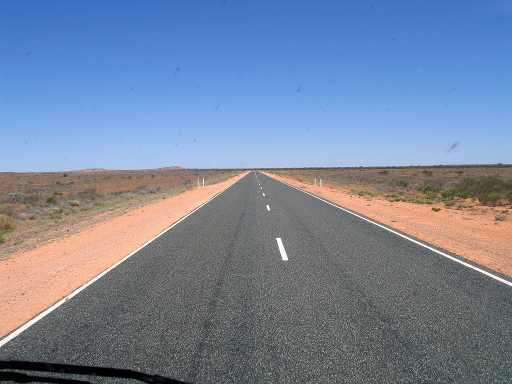
#> input picture hw2/data/img02.jpg, 512 x 384 px; its folder holds only this picture in this run
$ python '201916594-김찬하-HW2.py'
#> lines starting #> are read from the running program, lines starting #| are printed output that depends on the picture; after the words box and inside, x2 and y2 are one past the last pixel; in counts of white or black regions, pixels touching at a corner belong together
import math
import glob
import os
import numpy as np
from PIL import Image
from matplotlib import pyplot as plt

# parameters
datadir = './data'
resultdir='./results'

# edgedetection
Gaussian_size= (5,5)
sigmalist=[1.0,3.0,2.0,2.0]
highThresholdlist=[0.2,0.29,0.32,0.24] #max에서 몇퍼센트
lowThresholdlist=[0.01,0.5,0.1,0.1] #highThreshold에서 몇퍼센트

#houghline
rhoReslist=[10,20,3,5]
thetaReslist=[20,14,22.5,22.5]
intervallist=[5,10,2,8]
nLines=20


def replic_pad(Igs,size):
    H,W = Igs.shape
    h,w = size
    h2,w2 = h//2, w//2
    padded = np.zeros((H+2*h2,W+2*w2))
    padded[h2:H+h2,w2:W+w2] = Igs[:,:].copy()

    for i in range(0,h2):
        padded[i,:] = padded[h2,:]
        padded[H+2*h2-1-i,:] = padded[H+h2-1,:]

    for j in range(0,w2):
        padded[:,j] = padded[:,w2].copy()
        padded[:,W+2*w2-1-j] = padded[:,W+w2-1]
    return padded


def ConvFilter(Igs, G):
    for s in G.shape:
        if s % 2 == 0:
            raise Exception("Kernel size must be odd")

    h, w = G.shape
    h2, w2 = h//2, w//2
    padded = replic_pad(Igs.copy(), G.shape)
    H, W = padded.shape

    #flip kernel
    for i in range(h2):
        G[i,:], G[2*h2-i,:] = G[2*h2-i,:].copy(), G[i,:].copy()
    for j in range(w2):
        G[:,j], G[:,2*w2-j] = G[:,2*w2-j].copy(), G[:,j].copy()

    #convolve
    Iconv = np.zeros(Igs.shape)
    for i in range(h2,H-h2):
        for j in range(w2,W-w2):
            sum = 0
            for k in range(h):
                for l in range(w):
                    sum += padded[i-h2+k,j-w2+l]*G[k,l]
            Iconv[i-h2,j-w2] = sum

    return Iconv

def GaussianFilter(Igs,sigma,size):

    h,w = size
    h2,w2 = h//2, w//2

    col = np.zeros((h,1))
    row = np.zeros((1,w))
    colsum, rowsum = 0, 0
    col1 = math.exp(-math.pow(-h2,2)/(2*math.pow(sigma,2)))/(math.sqrt(2*math.pi)*sigma)
    row1 = math.exp(-math.pow(-w2,2)/(2*math.pow(sigma,2)))/(math.sqrt(2*math.pi)*sigma)

    for i in range(h):
        col[i,:] = math.exp(-math.pow(i-h2,2)/(2*math.pow(sigma,2)))/(math.sqrt(2*math.pi)*sigma)
        col[i,:] = np.round(col[i,:]/col1)
        colsum += col[i,:]
    for j in range(w):
        row[:,j] = math.exp(-math.pow(j-w2,2)/(2*math.pow(sigma,2)))/(math.sqrt(2*math.pi)*sigma)
        row[:,j] = np.round(row[:,j]/row1)
        rowsum += row[:,j]

    gaussian = np.zeros(Igs.shape)
    gaussian = ConvFilter(ConvFilter(Igs.copy(),col),row)

    return gaussian/(rowsum*colsum)

def NMS(Im,Io):

    H,W = Im.shape
    nms = Im.copy()

    for i in range(0,H):
        for j in range(0,W):
            if (i !=0 and j !=0 and i != H-1 and j != W-1):
                if (Io[i,j] < 0 ):
                    Io[i,j] += 180
                if (0 <= Io[i,j] < 22.5 or 157.5 <= Io[i,j] <= 180):
                    if(nms[i ,j] < nms[i,j+1] or nms[i,j] < nms[i,j-1]):
                        nms[i,j] = 0
                elif (22.5 <= Io[i,j] < 67.5):
                    if(nms[i,j] < nms[i-1,j+1] or nms[i,j] < nms[i+1,j-1]):
                        nms[i,j] = 0
                elif (67.5 <= Io[i,j] < 112.5):
                    if(nms[i,j] < nms[i-1,j] or nms[i,j] < nms[i+1,j]):
                        nms[i,j] = 0
                elif (112.5 <= Io[i,j] < 157.5):
                    if(nms[i,j] < nms[i-1,j-1] or nms[i,j] < nms[i+1,j+1]):
                        nms[i,j] = 0
            else:
                nms[i,j] = 0

    return nms


def doubleTH(Im, highThreshold, lowThreshold):

    H,W = Im.shape
    highTH = Im.max()*highThreshold
    lowTH = highTH*lowThreshold
    TH = np.zeros(Im.shape)
    strong_edge = 1
    weak_edge = 0.5
    str_num = 0
    weak_num = 0

    #double Threshold
    for i in range(H):
        for j in range(W):
            if (Im[i,j] >= highTH):
                TH[i,j] = strong_edge
                str_num += 1
            elif (Im[i,j] < highTH and Im[i,j] >= lowTH):
                TH[i,j] = weak_edge
                weak_num += 1
    print("총", H*W,"strong",str_num,"weak",weak_num)

    str_num2 = 0
    #Hysteresis based
    hys = TH.copy()
    for i in range(0,H):
        for j in range(0,W):
            if (i!=0 and i!=H-1 and j!=0 and j!=W-1):
                if (TH[i,j] == weak_edge):
                    if ((TH[i,j-1] == strong_edge) or
                        (TH[i-1,j-1] == strong_edge) or
                        (TH[i-1,j] == strong_edge) or
                        (TH[i-1,j+1] == strong_edge) or
                        (TH[i,j+1] == strong_edge) or
                        (TH[i+1,j+1] == strong_edge) or
                        (TH[i+1,j] == strong_edge) or
                        (TH[i+1,j-1] == strong_edge)):
                        hys[i,j] = strong_edge
                        str_num2 += 1
                    else:
                        hys[i,j] = 0
            else:
                hys[i,j] = 0
    print(weak_num,"중",str_num2,"개 strong에 추가")

    return hys


def EdgeDetection(Igs, sigma, highThreshold, lowThreshold):

    sblx = np.array([[1,0,-1],[2,0,-2],[1,0,-1]],np.float32)
    sbly = np.array([[-1,-2,-1],[0,0,0],[1,2,1]],np.float32)

    smoothed = GaussianFilter(Igs.copy(),sigma,Gaussian_size)

    Ix = ConvFilter(smoothed,sblx)
    Iy = ConvFilter(smoothed,sbly)

    Io = np.zeros(smoothed.shape)
    Io = np.arctan2(Iy,Ix)*180/math.pi

    Im = np.zeros(smoothed.shape)
    for i in range(smoothed.shape[0]):
        for j in range(smoothed.shape[1]):
            Im[i,j] = math.sqrt(math.pow(Ix[i,j],2)+math.pow(Iy[i,j],2))
    Im = Im/Im.max()

    Im = NMS(Im,Io)
    Im = doubleTH(Im,highThreshold,lowThreshold)

    return Im, Io, Ix, Iy

def HoughTransform(Im, rhoRes, thetaRes):

    H,W = Im.shape
    rho_max = math.ceil(math.sqrt(H*H + W*W))
    theta_max = 360
    rho = np.arange(0,rho_max,rhoRes)
    theta = np.arange(0,theta_max, thetaRes)

    cos_ = np.cos(theta*math.pi/180)
    sin_ = np.sin(theta*math.pi/180)
    rho_len = len(rho)
    theta_len = len(theta)

    acc = np.zeros((rho_len,theta_len))
    for i in range(H):
        for j in range(W):
            if (Im[i,j] != 0):
                for theta_index in range(theta_len):
                    rho_ = round(j*cos_[theta_index]+i*sin_[theta_index]) #실제 rho 값
                    if (0<= rho_ <=rho_max):
                        acc[rho_//rhoRes,theta_index] += 1

    return acc

def HoughLines(H,rhoRes,thetaRes,nLines):

    rth = 1
    tth = 1
    h,w = H.shape
    nonzero = np.transpose(np.nonzero(H))
    theta_max = 360
    theta = np.arange(0,theta_max,thetaRes) #실제 theta

    for nz in nonzero:
        U = nz[0]-rth
        D = nz[0]+rth+1
        L = nz[1]-tth
        R = nz[1]+tth+1
        c = np.arange(L,R,1)
        if (U < 0):
            U = 0
        if (D > h):
            D = h
        if (R > w):
            c = list(range(L,w,1))+list(range(0,R-w,1))
        H[nz[0],nz[1]] -= 1
        if (np.any(H[U:D,c]>H[nz[0],nz[1]])):
            H[nz[0],nz[1]] = 0
        else:
            H[nz[0],nz[1]] += 1

    IRho, ITheta = np.unravel_index(np.argsort(-1*H,axis=None)[:nLines],H.shape) #rho, theta index 값들 array

    for i in range(len(IRho)):
        print(i+1,"번째로 큰 vote 수:", H[IRho[i],ITheta[i]],"(",IRho[i]*rhoRes,theta[ITheta[i]],")")
    return IRho,ITheta

def HoughLineSegments(IRho: list, ITheta: list, Im, thetaRes, rhoRes, interval):
    l = []
    theta_max = 360
    interval = interval

    theta = np.arange(0,theta_max,thetaRes)
    nonzero = np.transpose(np.nonzero(Im))
    cos_ = np.cos(theta*math.pi/180)
    sin_ = np.sin(theta*math.pi/180)

    for line_num in range(len(IRho)):

        theta_ = ITheta[line_num] #theta index 값
        rho_ = IRho[line_num] #rho index 값
        point_list = [] #일단 edge 위의 모든 점을 point_list에 저장
        segment = []
        temp = []

        #기여한 x,y 좌표 찾기
        for point in nonzero:
                    if(rho_ == round(point[1]*cos_[theta_]+point[0]*sin_[theta_])//rhoRes):
                        point_list.append(point)
        point_list = sorted(point_list, key=lambda point_list: point_list[1]) #x값 기준으로 sort

        #segment 나누기
        for i in range(len(point_list)):
            if (i>0):
                if(abs(point_list[i][1] - point_list[i-1][1]) > interval or abs(point_list[i][0]-point_list[i-1][0]) > interval):
                    segment.append(temp)
                    temp = []
            temp.append(point_list[i])
        segment.append(temp)
        #print("segment 개수", len(segment))

        #가장 긴 segment 찾기
        maxlist = [] #max(segment,key=len)
        max_len = 0 #최소 길이
        for line in segment:
            if (len(line) < 2): continue
            line_length = math.sqrt(math.pow(line[0][0]-line[-1][0],2)+math.pow(line[0][1]-line[-1][1],2))
            if (line_length >= max_len):
                max_len = line_length
                maxlist = line

        if(len(maxlist)!=0):
            d = {'start':maxlist[0],'end':maxlist[-1]}
            l.append(d)
            #print("직선",line_num+1,":",maxlist[0],maxlist[-1])

    return l

def drawhoughline(Igs,lRho,lTheta, thetaRes, rhoRes):
    for i in range(len(lRho)):
        theta_ = lTheta[i]*thetaRes*math.pi/180
        rho_ = lRho[i]*rhoRes
        line = []
        if (theta_ > 0):
            for x in range(1,Igs.shape[1]):
                y = -x/np.tan(theta_) + rho_/np.sin(theta_)
                if y >=0 and y < Igs.shape[0]:
                    line.append((x,y))
        elif (theta_ == 0):
            for y in range(1,Igs.shape[0]):
                x = rho_
                if x >= 0 and x < Igs.shape[1]:
                    line.append((x,y))
        if len(line) > 0:
            #print([line[0][0],line[-1][0]],[line[0][-1],line[-1][-1]])
            plt.plot([line[0][0],line[-1][0]],[line[0][-1],line[-1][-1]])
        elif len(line) == 0:
            print(i+1, "번째 IRho의 element에서는 line list가 비어잇음")
    return

def drawsegments(I):
    for i in range(len(I)):
        plt.plot([I[i]['start'][1],I[i]['end'][1]],[I[i]['start'][0],I[i]['end'][0]],linewidth=2, marker=".")
    return

def main():
    # read images
    if not os.path.exists(resultdir):
        os.makedirs(resultdir)
    image_number = 0
    for img_path in glob.glob(datadir+'/*.jpg'):
        if image_number == -1:
            image_number += 1
            continue
        # edgedetection
        sigma=sigmalist[image_number]
        highTh=highThresholdlist[image_number] #max에서 몇퍼센트
        lowTh=lowThresholdlist[image_number]   #highThreshold에서 몇퍼센트
        #houghline
        rhoRes=rhoReslist[image_number]
        thetaRes=thetaReslist[image_number]
        interval=intervallist[image_number]


        # load grayscale image
        origin = Image.open(img_path).convert("RGB")
#> origin is the input picture: PIL image 512x384 RGB; mean R, G, B 118.6, 133.1, 156.5
        img = Image.open(img_path).convert("L")
        Igs = np.array(img)
        Igs = Igs / 255.

        # Hough function
        Im, Io, Ix, Iy = EdgeDetection(Igs.copy(), sigma, highTh, lowTh)
#> after the loop in replic_pad, `for i in range(0,h2):`:
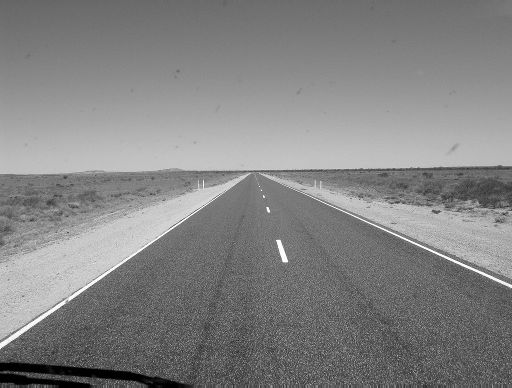
#> padded: shape (388, 512) float64; min 0, max 1, mean 0.514
#> the loop in ConvFilter (call 2), `for s in G.shape:` made 2 passes
#> s on pass 2: 5
#> after the loop in replic_pad (call 2), `for j in range(0,w2):`: padded: shape (384, 516) float64; min 0, max 16.85, mean 8.77
#> after the loop in replic_pad (call 3), `for i in range(0,h2):`: padded: shape (386, 514) float64; min 0, max 0.986, mean 0.513
#> after the loop in replic_pad (call 3), `for j in range(0,w2):`: padded: shape (386, 514) float64; min 0.000353, max 0.986, mean 0.515
#> after the loop in ConvFilter (call 4), `for i in range(h2,H-h2):`:
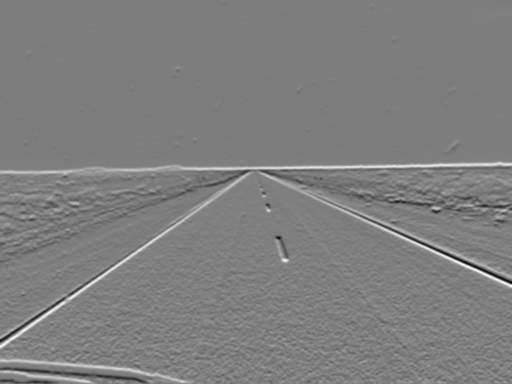
#> Iconv: shape (384, 512) float64; min -1.35, max 1.36, mean 0.00288; drawn with min black and max white
#> after the loop in NMS, `for i in range(0,H):`:
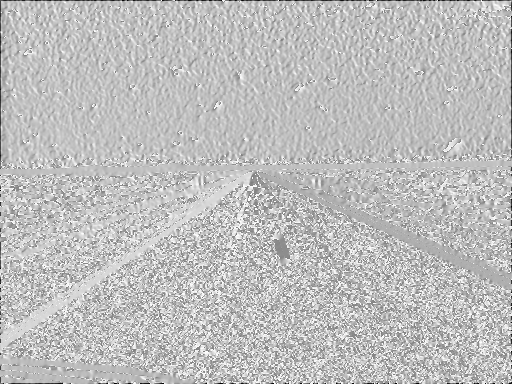
#> Io: shape (384, 512) float64; min -180, max 180, mean 89.5; drawn with min black and max white
#> after the loop in NMS, `for i in range(0,H):`:
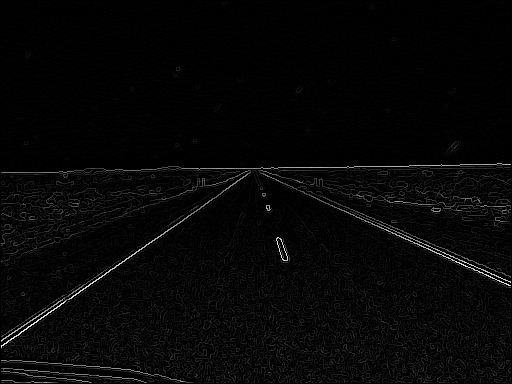
#> nms: shape (384, 512) float64; min 0, max 1, mean 0.0255
#> in doubleTH, `highTH = Im.max()*highThreshold`: highTH = 0.2
#> in doubleTH, `lowTH = highTH*lowThreshold`: lowTH = 0.002
#> after the loop in doubleTH, `for i in range(H):`:
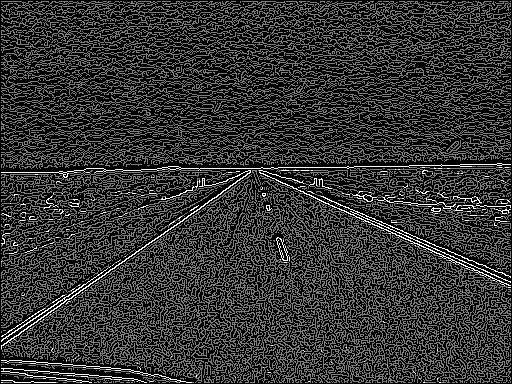
#> TH: shape (384, 512) float64; min 0, max 1, mean 0.2
#| 총 196608 strong 4015 weak 70529
#> after the loop in doubleTH, `for i in range(0,H):`:
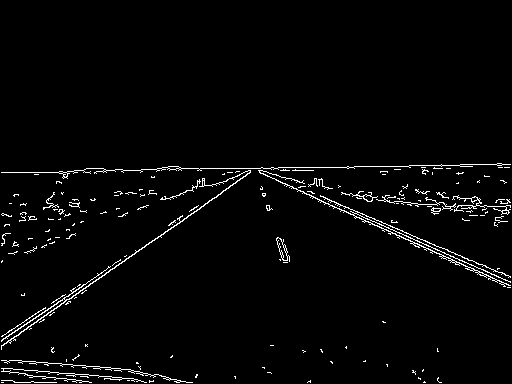
#> hys: shape (384, 512) float64; values 0 (black) and 1 (white), 2.5% white in thin lines or dots, all inside (x1, y1, x2, y2) = (1, 163, 511, 383)
#| 70529 중 942 개 strong에 추가
        H= HoughTransform(Im.copy(), rhoRes, thetaRes)
        lRho,lTheta =HoughLines(H.copy(),rhoRes,thetaRes,nLines)
#> in HoughLines, `nonzero = np.transpose(np.nonzero(H))`: nonzero = 411 pairs, first value 0 to 58, second value 0 to 17
#> the loop in HoughLines, `for nz in nonzero:` made 411 passes
#> (nz, L, R) on passes 1 to 12: ([0, 0], -1, 2), ([0, 6], 5, 8), ([0, 7], 6, 9), ([0, 8], 7, 10), ([0, 15], 14, 17), ([0, 16], 15, 18), ([0, 17], 16, 19), ([1, 0], -1, 2), ([1, 6], 5, 8), ([1, 7], 6, 9), ([1, 8], 7, 10), ([1, 15], 14, 17)
#> (L, R) on passes 37, 46, 56, 68, 77, 86: (5, 8), (6, 9), (7, 10), (16, 19), (16, 19), (16, 19)
#> in HoughLines, `IRho, ITheta = np.unravel_index(np.argsort(-1*H,axis=None)[:nLines],H...`: IRho = 20 values, max 40 at index 17, min 0 at index 1, mean 21.6; ITheta = 20 values, max 16 at index 16, min 1 at index 15, mean 4.85
#> the loop in HoughLines, `for i in range(len(IRho)):` made 20 passes
#| 1 번째로 큰 vote 수: 542.0 ( 120 100 )
#| 2 번째로 큰 vote 수: 476.0 ( 0 300 )
#| 3 번째로 큰 vote 수: 439.0 ( 0 120 )
#| 4 번째로 큰 vote 수: 435.0 ( 290 60 )
#| 5 번째로 큰 vote 수: 432.0 ( 210 80 )
#| 6 번째로 큰 vote 수: 359.0 ( 160 100 )
#| 7 번째로 큰 vote 수: 313.0 ( 140 100 )
#| 8 번째로 큰 vote 수: 309.0 ( 230 80 )
#> (further printed lines are left out)
#> lRho has the same summary as IRho in HoughLines; lTheta has the same summary as ITheta in HoughLines
        l = HoughLineSegments(lRho.copy(), lTheta.copy(), Im.copy(),thetaRes, rhoRes,interval)
#> in HoughLineSegments, `nonzero = np.transpose(np.nonzero(Im))`: nonzero = 4957 pairs, first value 163 to 382, second value 1 to 510
#> the loop in HoughLineSegments, `for line_num in range(len(IRho)): ` made 20 passes
#> (theta_, rho_, d) on passes 1 to 12: (5, 12, {'start': [168, 264], 'end': [184, 313]}), (15, 0, {'start': [228, 397], 'end': [251, 434]}), (6, 0, {'start': [240, 416], 'end': [265, 459]}), (3, 29, {'start': [291, 75], 'end': [272, 108]}), (4, 21, {'start': [168, 277], 'end': [167, 316]}), (5, 16, {'start': [172, 1], 'end': [172, 56]}), (5, 14, {'start': [168, 92], 'end': [169, 151]}), (4, 23, {'start': [166, 388], 'end': [165, 443]}), (5, 18, {'start': [262, 450], 'end': [274, 477]}), (3, 36, {'start': [168, 433], 'end': [165, 453]}), (4, 25, {'start': [191, 362], 'end': [195, 388]}), (5, 34, {'start': [365, 75], 'end': [372, 132]})
#> after the loop in HoughLineSegments, `for line_num in range(len(IRho)):`: l = 20 items
#> l = 20 items

        # saves the outputs to files
        # Im, H, Im + hough line , Im + hough line segments

        plt.figure()
        plt.imshow(Im,cmap='gray')
        plt.axis('off')
        plt.savefig(resultdir +'/img'+ str(image_number+1) +'_Im.jpeg')
        plt.show()

        plt.figure()
        plt.imshow(H,cmap='gray')
        plt.axis('on')
        plt.savefig(resultdir +'/img'+ str(image_number+1) +'_H.jpeg')
        plt.show()

        plt.figure()
        plt.imshow(origin)
        plt.axis('off')
        drawhoughline(Igs,lRho,lTheta, thetaRes, rhoRes)
#> the loop in drawhoughline, `for i in range(len(lRho)):` made 20 passes
#> (theta_, rho_) on passes 1 to 12: (1.75, 120), (5.24, 0), (2.09, 0), (1.05, 290), (1.4, 210), (1.75, 160), (1.75, 140), (1.4, 230), (1.75, 180), (1.05, 360), (1.4, 250), (1.75, 340)
        plt.savefig(resultdir +'/img'+ str(image_number+1) +'_Im + houghline.jpeg')
        plt.show()

        plt.figure()
        plt.imshow(origin)
        plt.axis('off')
        drawsegments(l)
#> the loop in drawsegments, `for i in range(len(I)):` made 20 passes
        plt.savefig(resultdir +'/img'+ str(image_number+1) +'_Im + houghtlinesegments.jpeg')
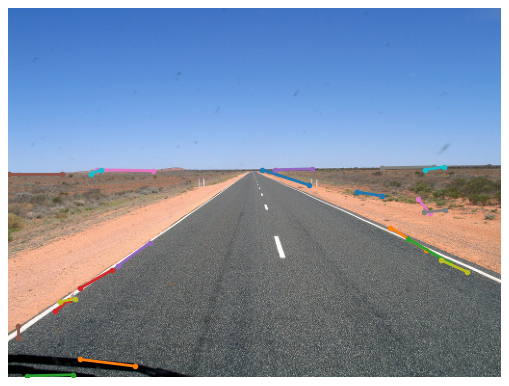
#> figure drawn by matplotlib, 1 panel
        plt.show()

        image_number += 1


if __name__ == '__main__':
    main()
